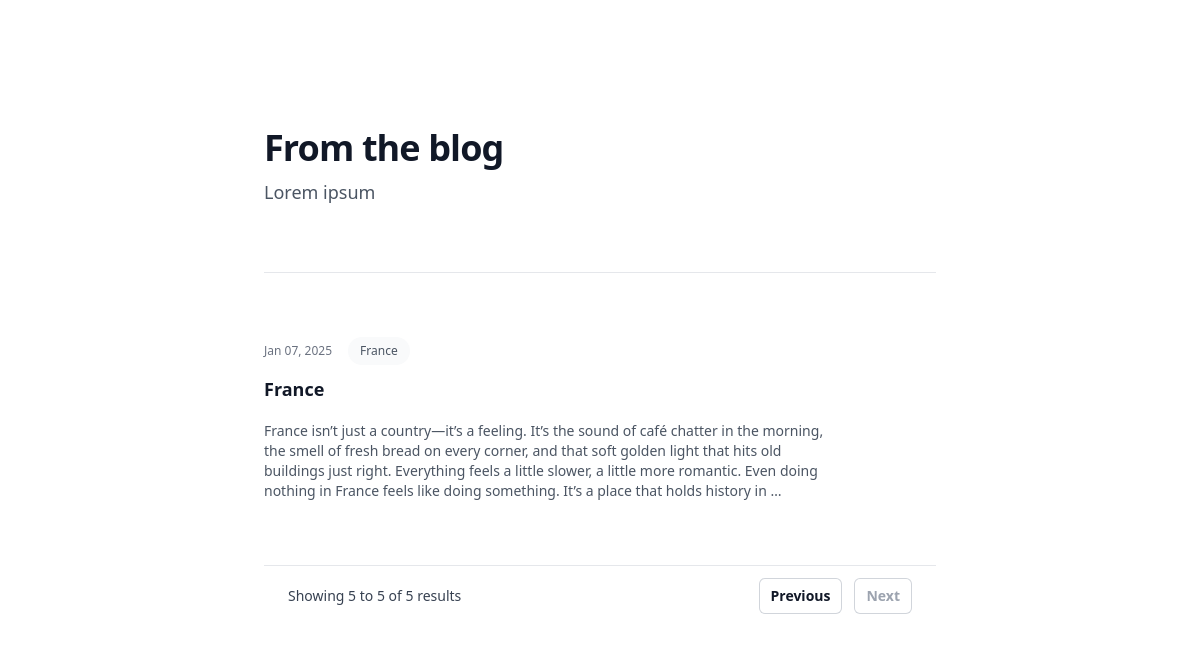
Page /blog/?page=3 on the committed database.
### blog/models.py (models this page shows)
class Post(models.Model):
 author= models.ForeignKey(settings.AUTH_USER_MODEL, on_delete=models.CASCADE)
 title = models.CharField(max_length=255)
 slug= models.SlugField()
 body = models.TextField()
 publish = models.DateTimeField()
 created = models.DateTimeField(auto_now_add=True)
 updated = models.DateTimeField(auto_now=True)
 status = models.CharField(max_length=2,choices=Status.choices, default=Status.DRAFT)
 def get_absolute_url(self):
     return reverse('blog:post_detail', args=[
        self.publish.year,
        self.publish.month,
        self.publish.day,
        self.slug
    ])

### blog/views.py (the view)
# urls.py: path('', views.post_list, name='post_list'),
def post_list(request):
    posts_list = Post.objects.all().order_by('-publish')
    paginator = Paginator(posts_list, 2)
    page_number = request.GET.get('page')
    page_obj = paginator.get_page(page_number)
    return render(request, 'blog/post/list.html', {'page_obj': page_obj})

### blog/templates/blog/post/list.html (shortened to what this page needs)
<!doctype html>
<html>
<head>
    <script src="https://cdn.tailwindcss.com"></script>
</head>
<body>
    <div class="bg-white py-24 sm:py-32">
        <div class="mx-auto max-w-7xl px-6 lg:px-8">
            <div class="mx-auto max-w-2xl">
                <h2 class="text-3xl font-bold tracking-tight text-gray-900 sm:text-4xl">From the blog</h2>
                <p class="mt-2 text-lg leading-8 text-gray-600">Lorem ipsum</p>
                <div class="mt-10 space-y-16 border-t border-gray-200 pt-10 sm:mt-16 sm:pt-16">
                    {% for post in page_obj %}
                    <article class="flex max-w-xl flex-col items-start justify-between">
                        <div class="flex items-center gap-x-4 text-xs">
                            <time datetime="{{ post.publish }}" class="text-gray-500">{{ post.publish|date:"M d, Y" }}</time>
                            <a href="{{ post.get_absolute_url }}"
                               class="relative z-10 rounded-full bg-gray-50 px-3 py-1.5 font-medium text-gray-600 hover:bg-gray-100">{{ post.title }}</a>
                        </div>
                        <div class="group relative">
                            <h3 class="mt-3 text-lg font-semibold leading-6 text-gray-900 group-hover:text-gray-600">
                                <a href="{{ post.get_absolute_url }}">
                                    <span class="absolute inset-0"></span>
                                    {{ post.title }}
                                </a>
                            </h3>
                            <div class="mt-5">
                                <p class="text-sm text-gray-600">{{ post.body|truncatewords:60 }}</p>
                            </div>
                        </div>
                    </article>
                    {% endfor %}
                    <nav class="flex items-center justify-between border-t border-gray-200 bg-white px-4 py-3 sm:px-6"
                    aria-label="Pagination">
                    <div class="hidden sm:block">
                        <p class="text-sm text-gray-700">
                            Showing
                            <span class="font-medium">{{ page_obj.start_index }}</span>
                            to
                            <span class="font-medium">{{ page_obj.end_index }}</span>
                            of
                            <span class="font-medium">{{ page_obj.paginator.count }}</span>
                            results
                        </p>
                    </div>
                    <div class="flex flex-1 justify-between sm:justify-end">
                        {% if page_obj.has_previous %}
                        <a href="?page={{ page_obj.previous_page_number }}"
                            class="relative inline-flex items-center rounded-md bg-white px-3 py-2 text-sm font-semibold text-gray-900 ring-1 ring-inset ring-gray-300 hover:bg-gray-50 focus-visible:outline-offset-0">Previous</a>
                            {% else %}
                            <span class="relative inline-flex items-center rounded-md bg-white px-3 py-2 text-sm font-semibold text-gray-400 ring-1 ring-inset ring-gray-300 cursor-not-allowed">Previous</span>
                            {% endif %}
                            {% if page_obj.has_next %}
                            <a href="?page={{ page_obj.next_page_number }}"
                            class="relative ml-3 inline-flex items-center rounded-md bg-white px-3 py-2 text-sm font-semibold text-gray-900 ring-1 ring-inset ring-gray-300 hover:bg-gray-50 focus-visible:outline-offset-0">Next</a>
                            {% else %}
                            <span class="relative ml-3 inline-flex items-center rounded-md bg-white px-3 py-2 text-sm font-semibold text-gray-400 ring-1 ring-inset ring-gray-300 cursor-not-allowed">Next</span>
                            {% endif %}
                        </div>
                </nav>
                </div>
            </div>
        </div>
    </div>
</body>
</html>

### rows in the picture
Post: publish "Jan 07, 2025", title "France", body "France isn’t just a country—it’s a feeling. It’s the sound of café chatter in the morning, the smell of fresh bread on every corner, and that soft golden light that hits old buildings just right. Everything feels a little slower, a little more romantic. Even doing nothing in France feels like doing something. It’s a place that holds history in …"

### other values in the picture
{{ page_obj.start_index }} "5"
{{ page_obj.end_index }} "5"
{{ page_obj.paginator.count }} "5"
